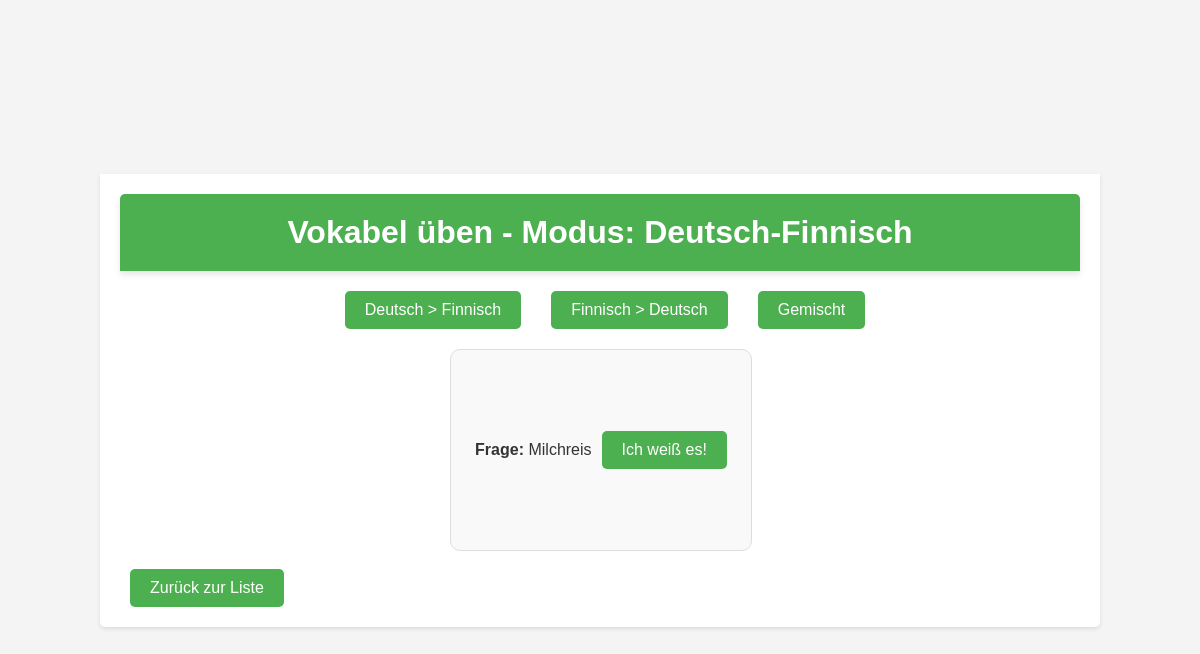
Before: /vokabel-uebung/deutsch-finnisch/ with the older database file.
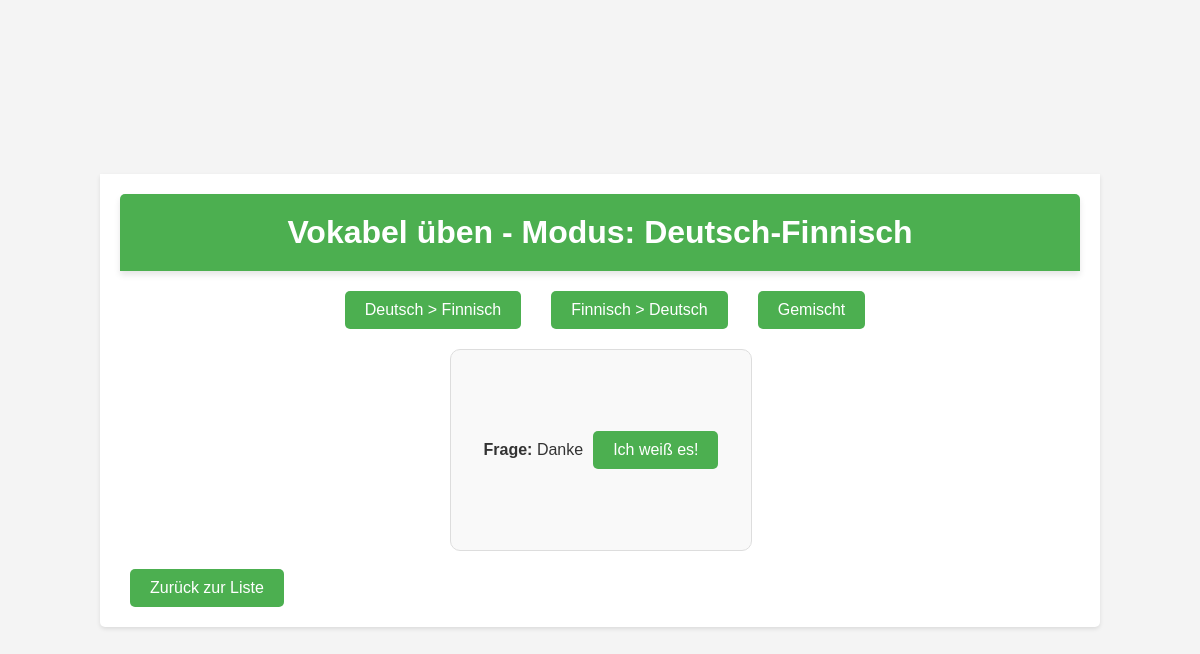
After: the same page with the newer database file.
### trainer/models.py (models this page shows, shortened)
class Wort(models.Model):
    id = models.AutoField(primary_key=True)  # Explizite ID für Wort
    deutsch = models.CharField(max_length=100)
    finnisch = models.CharField(max_length=100)
    merksatz = models.TextField(null=True, blank=True)
    kategorie = models.ForeignKey(Kategorie, on_delete=models.CASCADE)

### trainer/views.py (the view, shortened to what this page needs)
# urls.py: path('vokabel-uebung/', vokabel_uebung, name='vokabel_uebung'),
def vokabel_uebung(request, mode):
    if request.method == 'POST' and 'wort_id' in request.session:
        wort_id = request.session['wort_id']
        wort = Wort.objects.get(id=wort_id)
        show_answer = True  # Antwort anzeigen
    else:
        wörter = list(Wort.objects.all())
        if not wörter:
            return render(request, 'trainer/vokabel_uebung.html', {'error': 'Keine Wörter vorhanden.'})
        wort = random.choice(wörter)
        request.session['wort_id'] = wort.id  # Speichern der Wort-ID für spätere Verwendung
        show_answer = False  # Antwort nicht anzeigen
    if mode == "deutsch-finnisch":
        question = wort.deutsch  # Zeige die deutsche Frage
        answer = wort.finnisch  # Zeige die finnische Antwort
    elif mode == "finnisch-deutsch":
        question = wort.finnisch  # Zeige die finnische Frage
        answer = wort.deutsch  # Zeige die deutsche Antwort
    return render(request, 'trainer/vokabel_uebung.html', {
        'question': question,
        'answer': answer,
        'show_answer': show_answer,
        'mode': mode
    })

### trainer/templates/trainer/vokabel_uebung.html (shortened to what this page needs)
<!DOCTYPE html>
<html lang="de">
<head>
    {% load static %}
    <link rel="stylesheet" href="{% static 'css/style.css' %}">
</head>
<body>
    <div class="container">
        <h1>Vokabel üben - Modus: {{ mode|title }}</h1>
        <div class="button-container">
            <a href="{% url 'vokabel_uebung' 'deutsch-finnisch' %}" class="btn btn-primary">Deutsch > Finnisch</a>
            <a href="{% url 'vokabel_uebung' 'finnisch-deutsch' %}" class="btn btn-primary">Finnisch > Deutsch</a>
            <a href="{% url 'vokabel_uebung' 'gemischt' %}" class="btn btn-primary">Gemischt</a>
        </div>
        {% if error %}
            <p>{{ error }}</p>
        {% else %}
            <div class="vokabel-karte">
                <div class="karte {% if show_answer %}karte-gedreht{% endif %}">
                    <div class="karte-vorderseite">
                        <p><strong>Frage:</strong> {{ question }}</p>
                        <form method="post">
                            <button type="submit" class="btn btn-primary">Ich weiß es!</button>
                        </form>
                    </div>
                    <div class="karte-rueckseite">
                        <p><strong>Antwort:</strong> {{ answer }}</p>
                        <a href="{% url 'vokabel_uebung' mode %}" class="btn btn-primary">Weiter</a>
                    </div>
                </div>
            </div>
        {% endif %}
        <a href="{% url 'wort_satz_liste' %}" class="btn btn-secondary">Zurück zur Liste</a>
    </div>
</body>
</html>

Changed rows visible on the page:
removed Wort: deutsch "Milchreis"
added Wort: deutsch "Danke"
